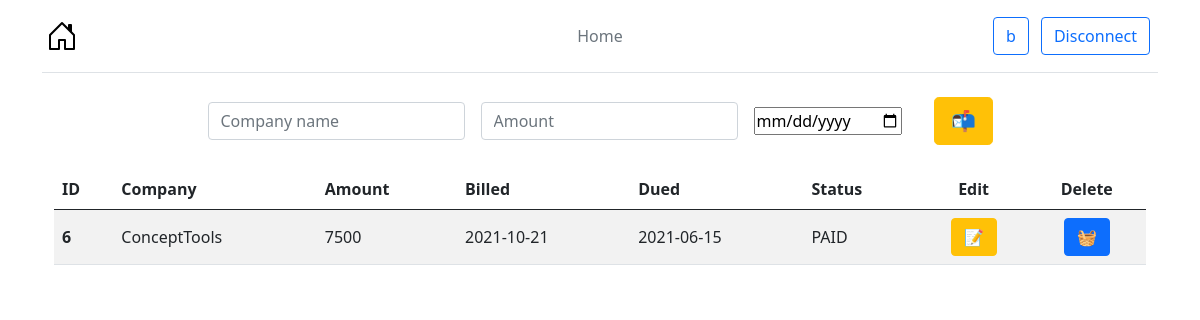
Screenshot of /index.php?logged (signed in) with the database file from the repository.
### tables this page shows
CREATE TABLE invoice (

  id MEDIUMINT unsigned PRIMARY KEY AUTO_INCREMENT,  
  amount MEDIUMINT unsigned DEFAULT NULL,            
  billed DATE DEFAULT (CURRENT_DATE),                
  dued DATE DEFAULT (CURRENT_DATE),                  
  customer_id MEDIUMINT unsigned,                    
  status_id TINYINT unsigned,                        
  user_id MEDIUMINT unsigned,                        
  FOREIGN KEY (customer_id) REFERENCES customer(id),
  FOREIGN KEY (status_id) REFERENCES status(id),
  FOREIGN KEY (user_id) REFERENCES user(id)
);

CREATE TABLE customer (

  id MEDIUMINT unsigned PRIMARY KEY AUTO_INCREMENT,  
  company_name VARCHAR(32) NOT NULL,                 
  email VARCHAR(64) NOT NULL,                        
  address VARCHAR(128) NOT NULL DEFAULT "",          
  user_id MEDIUMINT unsigned,                        
  FOREIGN KEY (user_id) REFERENCES user(id)
);

CREATE TABLE status (

  id TINYINT unsigned PRIMARY KEY AUTO_INCREMENT,  
  updated VARCHAR (4) NOT NULL
);

### billable.php (the view, shortened to what this page needs)
<form action="new.php" class="row gy-2 gx-3 justify-content-center align-items-center" method="POST">
  <div class="col-auto">
    <input type="text" class="form-control" name="company" id="setCompany" placeholder="Company name">
  </div>
  <div class="col-auto">
    <input type="number" class="form-control" name="amount" id="setAmount" placeholder="Amount">
  </div>
  <div class="col-auto me-3">
    <input type="date" name="dued" id="dateInput">
  </div>
  <div class="col-auto">
    <button type="submit" class="btn btn-warning btn-lg" name="addinvoice">📬</button>
  </div>
</form>
<br>
<div class="tasks">
  <div class="container">
    <table class="table table-striped align-middle">
      <thead>
        <tr>
          <th scope="col">ID</th>
          <th scope="col">Company</th>
          <th scope="col">Amount</th>
          <th scope="col">Billed</th>
          <th scope="col">Dued</th>
          <th scope="col">Status</th>
          <th scope="col" class="text-center">Edit</th>
          <th scope="col" class="text-center">Delete</th>
        </tr>
      </thead>
      <tbody>
        <?php foreach ($getInvoicesData as $invoice) { ?>
          <tr>
            <th scope="row"><?= $invoice['id'] ?></th>
            <td><?= $invoice['company_name'] ?></td>
            <td><?= $invoice['amount'] ?></td>
            <td><?= $invoice['billed'] ?></td>
            <td><?= $invoice['dued'] ?></td>
            <td><?= $invoice['updated'] ?></td>
            <form action="edit.php" method="POST">
              <td class="text-center"><button type="submit" class="btn btn-warning" id="" name="editinvoice">📝</button></td>
            </form>
            <form action="deletepost.php" method="POST">
              <td class="text-center"><button type="submit" class="btn btn-primary" id="" name="delinvoice">🧺</</button></td>
            </form>
          </tr>
        <?php } ?>
      </tbody>
    </table>
  </div>
</div>

### rows the page displays
invoice: id "6", customer.company_name "ConceptTools", amount "7500", billed "2021-10-21", dued "2021-06-15", status.updated "PAID"

### other values shown
$_SESSION['pseudo'] "b"
